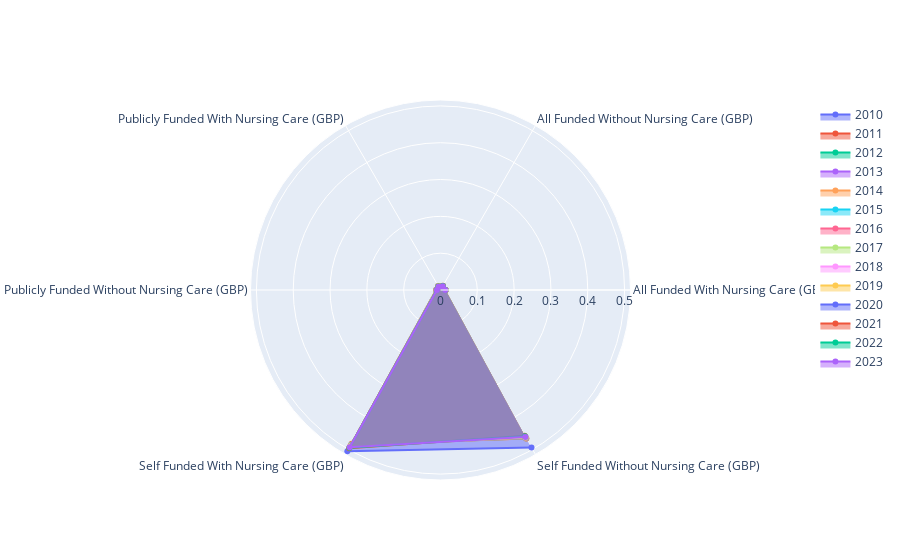

This figure's notebook cell:
### Code cell
# Showing spider plot with all years (percentage)
fig = go.Figure()

for year_i in range(0, len(care_home_charges_scot)):
    fig.add_trace(go.Scatterpolar(
        r = care_home_charges_scot_perc.iloc[year_i].tolist(),
        theta = care_home_charges_scot_perc.columns.values.tolist(),
        fill = "toself",
        name = str(care_home_charges_scot_perc.index[year_i]).replace("0331","")
    ))


fig.show()

### Figure 1 — Plotly figure (JSON) as saved in the notebook; plotly's stock layout.template omitted (floating-point values rounded to 4 significant figures)
{"data": [{"fill": "toself", "name": "2010", "r": [0, 0, 0, 0, 0.5059, 0.4941], "theta": ["All Funded With Nursing Care (GBP)", "All Funded Without Nursing Care (GBP)", "Publicly Funded With Nursing Care (GBP)", "Publicly Funded Without Nursing Care (GBP)", "Self Funded With Nursing Care (GBP)", "Self Funded Without Nursing Care (GBP)"], "type": "scatterpolar"}, {"fill": "toself", "name": "2011", "r": [0.01411, 0.01296, 0.01271, 0.01203, 0.4821, 0.4661], "theta": ["All Funded With Nursing Care (GBP)", "All Funded Without Nursing Care (GBP)", "Publicly Funded With Nursing Care (GBP)", "Publicly Funded Without Nursing Care (GBP)", "Self Funded With Nursing Care (GBP)", "Self Funded Without Nursing Care (GBP)"], "type": "scatterpolar"}, {"fill": "toself", "name": "2012", "r": [0.01362, 0.01266, 0.01228, 0.01159, 0.4865, 0.4633], "theta": ["All Funded With Nursing Care (GBP)", "All Funded Without Nursing Care (GBP)", "Publicly Funded With Nursing Care (GBP)", "Publicly Funded Without Nursing Care (GBP)", "Self Funded With Nursing Care (GBP)", "Self Funded Without Nursing Care (GBP)"], "type": "scatterpolar"}, {"fill": "toself", "name": "2013", "r": [0.01358, 0.01267, 0.01217, 0.01145, 0.4872, 0.4629], "theta": ["All Funded With Nursing Care (GBP)", "All Funded Without Nursing Care (GBP)", "Publicly Funded With Nursing Care (GBP)", "Publicly Funded Without Nursing Care (GBP)", "Self Funded With Nursing Care (GBP)", "Self Funded Without Nursing Care (GBP)"], "type": "scatterpolar"}, {"fill": "toself", "name": "2014", "r": [0.01356, 0.01261, 0.01209, 0.01143, 0.4847, 0.4656], "theta": ["All Funded With Nursing Care (GBP)", "All Funded Without Nursing Care (GBP)", "Publicly Funded With Nursing Care (GBP)", "Publicly Funded Without Nursing Care (GBP)", "Self Funded With Nursing Care (GBP)", "Self Funded Without Nursing Care (GBP)"], "type": "scatterpolar"}, {"fill": "toself", "name": "2015", "r": [0.01347, 0.01258, 0.01188, 0.01125, 0.4859, 0.4649], "theta": ["All Funded With Nursing Care (GBP)", "All Funded Without Nursing Care (GBP)", "Publicly Funded With Nursing Care (GBP)", "Publicly Funded Without Nursing Care (GBP)", "Self Funded With Nursing Care (GBP)", "Self Funded Without Nursing Care (GBP)"], "type": "scatterpolar"}, {"fill": "toself", "name": "2016", "r": [0.01336, 0.01245, 0.0117, 0.01103, 0.4876, 0.4639], "theta": ["All Funded With Nursing Care (GBP)", "All Funded Without Nursing Care (GBP)", "Publicly Funded With Nursing Care (GBP)", "Publicly Funded Without Nursing Care (GBP)", "Self Funded With Nursing Care (GBP)", "Self Funded Without Nursing Care (GBP)"], "type": "scatterpolar"}, {"fill": "toself", "name": "2017", "r": [0.01343, 0.01241, 0.01181, 0.01099, 0.489, 0.4624], "theta": ["All Funded With Nursing Care (GBP)", "All Funded Without Nursing Care (GBP)", "Publicly Funded With Nursing Care (GBP)", "Publicly Funded Without Nursing Care (GBP)", "Self Funded With Nursing Care (GBP)", "Self Funded Without Nursing Care (GBP)"], "type": "scatterpolar"}, {"fill": "toself", "name": "2018", "r": [0.01346, 0.0124, 0.01164, 0.01094, 0.4914, 0.4602], "theta": ["All Funded With Nursing Care (GBP)", "All Funded Without Nursing Care (GBP)", "Publicly Funded With Nursing Care (GBP)", "Publicly Funded Without Nursing Care (GBP)", "Self Funded With Nursing Care (GBP)", "Self Funded Without Nursing Care (GBP)"], "type": "scatterpolar"}, {"fill": "toself", "name": "2019", "r": [0.01358, 0.01242, 0.0116, 0.01073, 0.4922, 0.4595], "theta": ["All Funded With Nursing Care (GBP)", "All Funded Without Nursing Care (GBP)", "Publicly Funded With Nursing Care (GBP)", "Publicly Funded Without Nursing Care (GBP)", "Self Funded With Nursing Care (GBP)", "Self Funded Without Nursing Care (GBP)"], "type": "scatterpolar"}, {"fill": "toself", "name": "2020", "r": [null, null, null, null, null, null], "theta": ["All Funded With Nursing Care (GBP)", "All Funded Without Nursing Care (GBP)", "Publicly Funded With Nursing Care (GBP)", "Publicly Funded Without Nursing Care (GBP)", "Self Funded With Nursing Care (GBP)", "Self Funded Without Nursing Care (GBP)"], "type": "scatterpolar"}, {"fill": "toself", "name": "2021", "r": [0.01333, 0.01221, 0.01111, 0.01034, 0.496, 0.457], "theta": ["All Funded With Nursing Care (GBP)", "All Funded Without Nursing Care (GBP)", "Publicly Funded With Nursing Care (GBP)", "Publicly Funded Without Nursing Care (GBP)", "Self Funded With Nursing Care (GBP)", "Self Funded Without Nursing Care (GBP)"], "type": "scatterpolar"}, {"fill": "toself", "name": "2022", "r": [0.01341, 0.01223, 0.01113, 0.01029, 0.4944, 0.4585], "theta": ["All Funded With Nursing Care (GBP)", "All Funded Without Nursing Care (GBP)", "Publicly Funded With Nursing Care (GBP)", "Publicly Funded Without Nursing Care (GBP)", "Self Funded With Nursing Care (GBP)", "Self Funded Without Nursing Care (GBP)"], "type": "scatterpolar"}, {"fill": "toself", "name": "2023", "r": [0.01302, 0.01202, 0.01056, 0.009839, 0.4932, 0.4613], "theta": ["All Funded With Nursing Care (GBP)", "All Funded Without Nursing Care (GBP)", "Publicly Funded With Nursing Care (GBP)", "Publicly Funded Without Nursing Care (GBP)", "Self Funded With Nursing Care (GBP)", "Self Funded Without Nursing Care (GBP)"], "type": "scatterpolar"}], "layout": {}}
